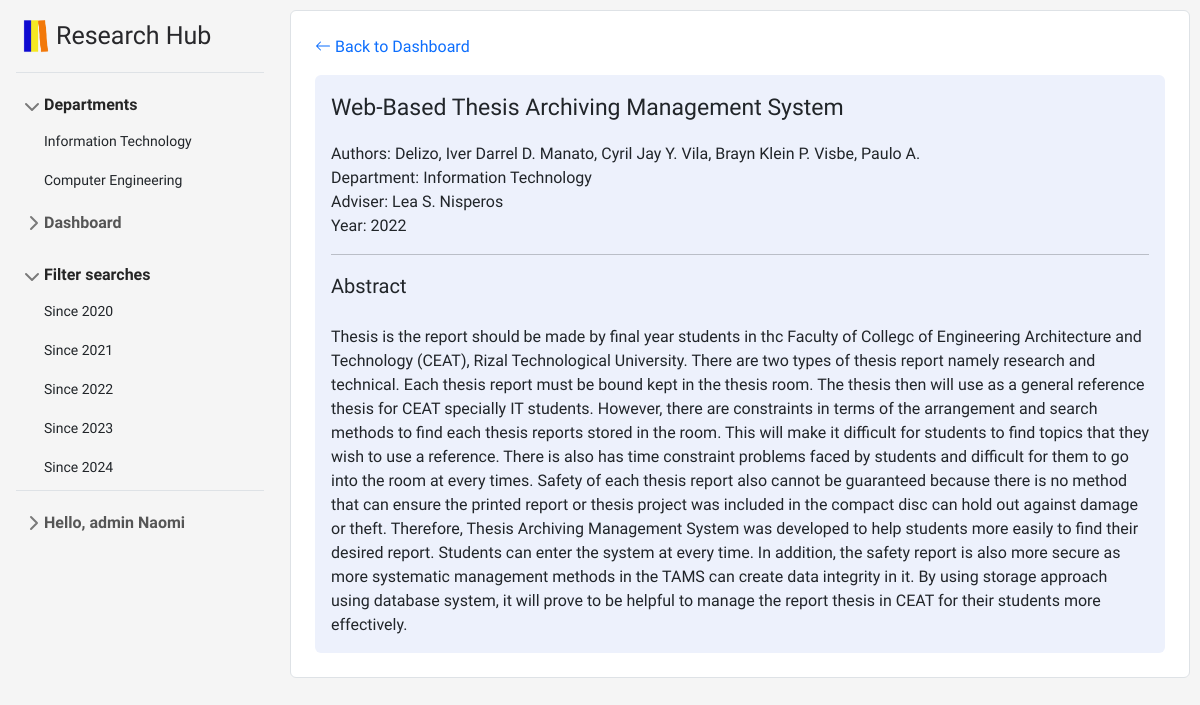
Page /f/admin/display_dash.php?id=4 (signed in) on the committed database.
### tables this page shows
CREATE TABLE `studies` (
  `id` int(11) NOT NULL,
  `title` longtext NOT NULL,
  `authors` varchar(500) NOT NULL,
  `abstract` varchar(2000) NOT NULL,
  `year` varchar(5) NOT NULL,
  `adviser` varchar(30) NOT NULL,
  `dept` varchar(50) NOT NULL,
  `filename` varchar(255) NOT NULL,
  `keywords` longtext NOT NULL
);

### f/admin/display_dash.php (the view, shortened to what this page needs)
<?php
include '../includes/header.php';
include '../includes/sidebarAdmin.php';
echo "<link rel='stylesheet' type='text/css' href='../css/aDashStyle.css'>";
echo "<link rel='stylesheet' type='text/css' href='../css/scrollbar.css'>";
$pdo = new PDO("mysql:host=127.0.0.1; dbname=hub", "root", "");
$study = null;
if(isset($_GET['id'])) {
    $study_id = $_GET['id'];
    try {
        $stmt = $pdo->prepare("SELECT * FROM `studies` WHERE id = ?");
        $stmt->execute([$study_id]);
        $study = $stmt->fetch(PDO::FETCH_ASSOC);
    } catch (PDOException $e) {
        echo $e->getMessage();
    }
}
$back_link = '';
$back_text = '';
$referrer = isset($_SERVER['HTTP_REFERER']) ? $_SERVER['HTTP_REFERER'] : '';
if (strpos($referrer, 'infotech.php') !== false) {
    $back_link = '../admin/infotech.php';
    $back_text = 'Back to Information Technology List';
} elseif (strpos($referrer, 'comEng.php') !== false) {
    $back_link = '../admin/comEng.php';
    $back_text = 'Back to Computer Engineering List';
} else {
    $back_link = '../admin/aDashboard.php';
    $back_text = 'Back to Dashboard';
}
?>
<div id="content">
    <ul class="list-group mb-5">
        <li class="list-group-item p-4">
            <a href="<?php echo $back_link; ?>" class="text-decoration-none">
                <svg xmlns="http://www.w3.org/2000/svg" width="16" height="16" fill="currentColor" class="bi bi-arrow-left" viewBox="0 0 16 16">
                    <path fill-rule="evenodd" d="M15 8a.5.5 0 0 0-.5-.5H2.707l3.147-3.146a.5.5 0 1 0-.708-.708l-4 4a.5.5 0 0 0 0 .708l4 4a.5.5 0 0 0 .708-.708L2.707 8.5H14.5A.5.5 0 0 0 15 8"/>
                </svg> <?php echo $back_text; ?>
            </a>
            <ul style="list-style-type: none;" class="p-3 rounded ulInside mt-3">
                <?php if ($study): ?>
                <li class="list-group-item-title mb-3"><?php echo $study['title']; ?></li>
                <li>Authors: <?php echo $study['authors']; ?></li>
                <li>Department: <?php echo $study['dept']; ?></li>
                <li>Adviser: <?php echo $study['adviser']; ?></li>
                <li class="">Year: <?php echo $study['year']; ?></li>
                <hr>
                <li class="mb-4" style="font-size: 20px;">Abstract</li>
                <li><?php echo $study['abstract']; ?></li>
                <?php else: ?>
                <li>No study found</li>
                <?php endif; ?>
            </ul>
        </li>
    </ul>
</div>

### f/css/aDashStyle.css (style rules this page uses)
body { min-height: 100vh; min-height: -webkit-fill-available; background-color: #F5F5F5; display: flex; margin: 0; overflow-y: auto; font-family: 'Nunito Sans', sans-serif; }
html { height: -webkit-fill-available; }
.bi { vertical-align: -.125em; pointer-events: none; fill: currentColor; }
#content { margin-left: 280px; flex-grow: 1; padding: 10px; }
.list-group-item-title { font-size: 23px; display: flex; justify-content: space-between; align-items: center; }
.ulInside { background-color: #EDF1FC; }

### rows in the picture
studies: title "Web-Based Thesis Archiving Management System", authors "Delizo, Iver Darrel D. Manato, Cyril Jay Y. Vila, Brayn Klein P. Visbe, Paulo A.", dept "Information Technology", adviser "Lea S. Nisperos", year "2022", abstract "Thesis is the report should be made by final year students in thc Faculty of Collegc of Engineering Architecture and Technology (CEAT), Rizal Technological University. There are two types of thesis report namely research and technical. Each thesis report must be bound kept in the thesis room. The thesis then will use as a general reference thesis for CEAT specially IT students. However, there are constraints in terms of the arrangement and search methods to find each thesis reports stored in the room. This will make it difficult for students to find topics that they wish to use a reference. There is also has time constraint problems faced by students and difficult for them to go into the…"

### other values in the picture
$_SESSION['fname'] "Naomi"
$back_text "Back to Dashboard"
